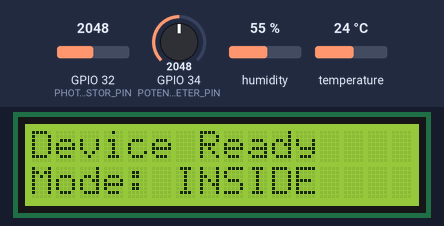
Simulated run of this sketch. Board: ESP32. On the bench: 16×2 character LCD. The inputs (shaded band) are chosen by the test bench; at power-on: humidity 55 %, temperature 24 °C, GPIO 32 (PHOTORESISTOR_PIN) = 2048, GPIO 34 (POTENTIOMETER_PIN) = 2048. WiFi joins after 1.5 s; servers stay silent unless stated; random numbers use the default seed unless the sketch sets one; no MQTT or app messages arrive unless stated; what the sketch prints to the serial monitor is not drawn.

Above: at 2.2 s.
At 10.7 s:
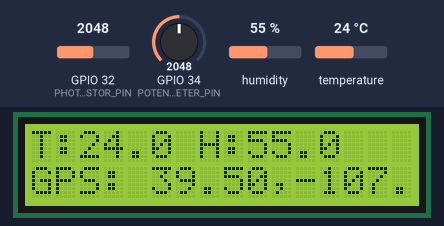
10.8 s: humidity set to 22 %
At 20.6 s:
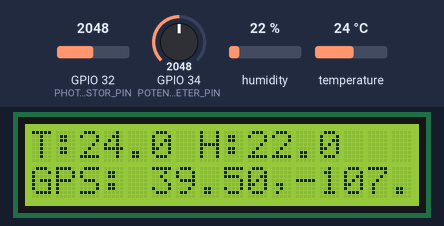
24.2 s: temperature set to 12 °C
At 30.7 s:
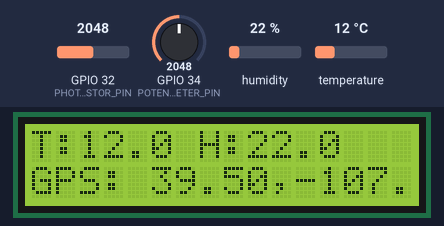
37.6 s: GPIO 32 (PHOTORESISTOR_PIN) set to 441
51.0 s: GPIO 32 (PHOTORESISTOR_PIN) set to 379
64.4 s: GPIO 34 (POTENTIOMETER_PIN) set to 450
77.8 s: GPIO 34 (POTENTIOMETER_PIN) set to 387
At 120.8 s:
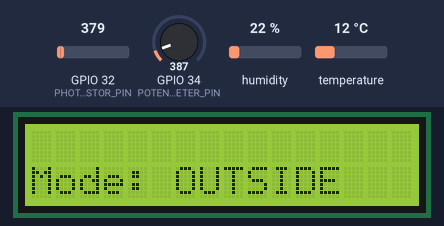
Timing chart, 0 to 121.6 s (numbered marks = the images above; inputs shaded):
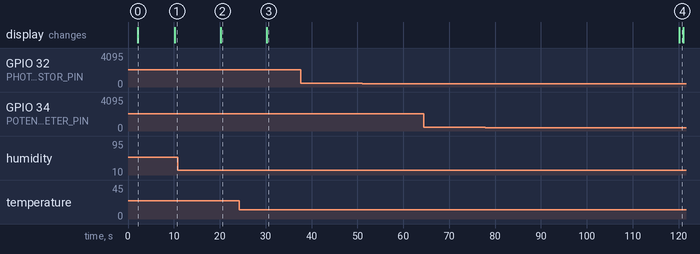

Measured:
- the behaviour switches between 410 and 409 on GPIO 34 (POTENTIOMETER_PIN) (found by bisection; images 3 and 4)
- after the input at 10.8 s, the display: changes after 9.4 s (image 2)
- after the input at 24.2 s, the display: changes after 6.1 s (image 3)
- after the input at 37.6 s, every drawn part: stays the same
- after the input at 51.0 s, every drawn part: stays the same
- after the input at 64.4 s, every drawn part: stays the same
- what the display in image 0 shows lasts 8.0 s, from 2.2 s to 10.2 s
- what the display in image 4 shows lasts 0.9 s, from 120.1 s to 121.0 s

The sketch:

sensor-monitor.ino
```cpp
#include <WiFi.h>
#include <MQTT.h>
#include <ArduinoJson.h>
#include <DHT.h>
#include <LiquidCrystal_I2C.h>
#include <TinyGPS++.h>

// DHT22 Configuration
#define DHTPIN 15
#define DHTTYPE DHT22
DHT dht(DHTPIN, DHTTYPE);

// LCD Configuration
LiquidCrystal_I2C lcd(0x27, 16, 2);

// GPS Configuration
HardwareSerial gpsSerial(2);
TinyGPSPlus gps;

// Pin Definitions
#define PHOTORESISTOR_PIN 32
#define POTENTIOMETER_PIN 34

const char ssid[] = "Wokwi-GUEST";
const char pass[] = "";

// MQTT Configuration
const char* mqtt_broker = "broker.emqx.io";
const int mqtt_port = 1883;
const char* mqtt_username = "mqttuser";
const char* mqtt_password = "12345678";

WiFiClient net;
MQTTClient client(1024);
unsigned long lastMillis = 0;

// Device Configuration
const String device_id = "sensor_device_1_5841";

// Sensor variables
float temperature = 0.0;
float humidity = 0.0;
int lightLevel = 0;
int potValue = 0;

// GPS variables
double latitude = 0.0;
double longitude = 0.0;
bool gpsValid = false;

// Simplified geofence testing
bool generateInsideGeofence = true;
unsigned long lastGeofenceToggle = 0;

void setup() {
    Serial.begin(115200);

    // Initialize sensors
    dht.begin();
    gpsSerial.begin(9600, SERIAL_8N1, 16, 17);

    // Initialize LCD
    lcd.init();
    lcd.backlight();
    lcd.setCursor(0, 0);
    lcd.print("Initializing...");

    // Connect WiFi and MQTT
    WiFi.begin(ssid, pass);
    client.begin(mqtt_broker, mqtt_port, net);

    connect();

    // Generate initial GPS data
    generateGPSData();

    Serial.println("=== ESP32 SENSOR DEVICE READY ===");
    Serial.println("Device ID: " + device_id);
    Serial.println("Sending all data to: " + device_id + "/sensors");
    Serial.println("==================================");

    lcd.clear();
    lcd.setCursor(0, 0);
    lcd.print("Device Ready");
    lcd.setCursor(0, 1);
    lcd.print("Mode: " + String(generateInsideGeofence ? "INSIDE" : "OUTSIDE"));
}

void loop() {
    client.loop();

    if (!client.connected()) {
        connect();
    }

    // Toggle geofence mode every 2 minutes
    if (millis() - lastGeofenceToggle > 120000) {
        generateInsideGeofence = !generateInsideGeofence;
        lastGeofenceToggle = millis();
        generateGPSData();

        Serial.println("\n=== GEOFENCE MODE SWITCHED ===");
        Serial.println("Now: " + String(generateInsideGeofence ? "INSIDE" : "OUTSIDE"));
        Serial.println("==============================\n");

        // Update LCD
        lcd.clear();
        lcd.setCursor(0, 1);
        lcd.print("Mode: " + String(generateInsideGeofence ? "INSIDE" : "OUTSIDE"));
    }

    // Send data every 10 seconds
    if (millis() - lastMillis > 10000) {
        lastMillis = millis();
        readSensors();
        publishSensorData();
        updateLCD();
    }

    delay(100);
}

void connect() {
    Serial.print("Connecting to WiFi");
    while (WiFi.status() != WL_CONNECTED) {
        Serial.print(".");
        delay(1000);
    }
    Serial.println(" Connected!");

    Serial.print("Connecting to MQTT");
    while (!client.connect(device_id.c_str(), mqtt_username, mqtt_password)) {
        Serial.print(".");
        delay(1000);
    }
    Serial.println(" Connected!");
}

void readSensors() {
    temperature = dht.readTemperature();
    humidity = dht.readHumidity();

    if (isnan(temperature)) temperature = 0.0;
    if (isnan(humidity)) humidity = 0.0;

    int rawLight = analogRead(PHOTORESISTOR_PIN);
    lightLevel = map(rawLight, 0, 4095, 0, 100);

    int rawPot = analogRead(POTENTIOMETER_PIN);
    potValue = map(rawPot, 0, 4095, 0, 100);
}

void generateGPSData() {
    if (generateInsideGeofence) {
        // Inside Colorado geofence
        latitude = 39.495387 + (random(0, 1000001) / 1000000.0) * (39.529577 - 39.495387);
        longitude = -107.744122 + (random(0, 1000001) / 1000000.0) * (-107.653999 - (-107.744122));
        Serial.println("✓ Generated INSIDE geofence coordinates");
    } else {
        // Outside geofence - San Francisco
        latitude = 37.7749 + (random(-1000, 1001) / 100000.0);
        longitude = -122.4194 + (random(-1000, 1001) / 100000.0);
        Serial.println("✓ Generated OUTSIDE geofence coordinates");
    }
    gpsValid = true;
    Serial.println("GPS: " + String(latitude, 6) + ", " + String(longitude, 6));
}

void publishSensorData() {
    String topic = device_id + "/sensors";

    // Create JSON document with sensors array
    DynamicJsonDocument doc(1024);
    JsonArray sensors = doc.createNestedArray("sensors");

    // Add temperature sensor
    JsonObject tempSensor = sensors.createNestedObject();
    tempSensor["type"] = "thermal";
    tempSensor["value"] = String(temperature, 1) + " celsius";

    // Add humidity sensor
    JsonObject humSensor = sensors.createNestedObject();
    humSensor["type"] = "humidity";
    humSensor["value"] = String(humidity, 1) + " percent";

    // Add light sensor
    JsonObject lightSensor = sensors.createNestedObject();
    lightSensor["type"] = "light";
    lightSensor["value"] = String(lightLevel) + " percent";

    // Add potentiometer sensor
    JsonObject potSensor = sensors.createNestedObject();
    potSensor["type"] = "potentiometer";
    potSensor["value"] = String(potValue) + " percent";

    // Add GPS coordinates as geolocation sensors
    if (gpsValid) {
        // Latitude sensor
        JsonObject latSensor = sensors.createNestedObject();
        latSensor["type"] = "geolocation";
        latSensor["subtype"] = "latitude";
        latSensor["value"] = String(latitude, 6);

        // Longitude sensor
        JsonObject lonSensor = sensors.createNestedObject();
        lonSensor["type"] = "geolocation";
        lonSensor["subtype"] = "longitude";
        lonSensor["value"] = String(longitude, 6);
    }

    // Add timestamp
    doc["timestamp"] = millis();

    // Serialize and send
    String message;
    serializeJson(doc, message);

    if (client.publish(topic, message)) {
        Serial.println("✓ Sensor data sent to: " + topic);
        Serial.println("  Temperature: " + String(temperature, 1) + "°C");
        Serial.println("  Humidity: " + String(humidity, 1) + "%");
        Serial.println("  Light: " + String(lightLevel) + "%");
        Serial.println("  Potentiometer: " + String(potValue) + "%");
        if (gpsValid) {
            Serial.println("  Latitude: " + String(latitude, 6) + "°");
            Serial.println("  Longitude: " + String(longitude, 6) + "°");
        }
        Serial.println("  JSON: " + message);
    } else {
        Serial.println("✗ Failed to send sensor data");
    }
}

void updateLCD() {
    lcd.clear();

    // First line: Temperature and Humidity
    lcd.setCursor(0, 0);
    lcd.print("T:" + String(temperature, 1) + " H:" + String(humidity, 1));

    // Second line: GPS coordinates
    lcd.setCursor(0, 1);
    if (gpsValid) {
        lcd.print("GPS: " + String(latitude, 2) + "," + String(longitude, 2));
    } else {
        lcd.print("GPS: No signal");
    }
}
```
